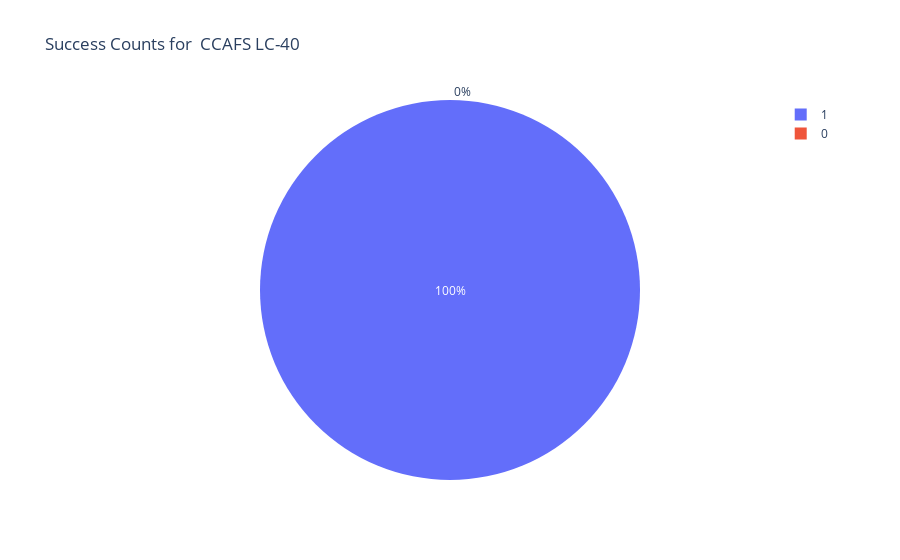

The cell this chart's notebook holds for it:
### Code cell
filtered_df = spacex_df[spacex_df['Launch Site'] == 'CCAFS LC-40']
fig = px.pie(filtered_df, values='class', names='class', title=f'Success Counts for  CCAFS LC-40')

# Display the figure
fig.show()
display(filtered_df)

### Figure 1 — Plotly figure (JSON) as saved in the notebook; plotly's stock layout.template omitted (floating-point values rounded to 4 significant figures)
{"data": [{"domain": {"x": [0, 1], "y": [0, 1]}, "hovertemplate": "class=%{value}<extra></extra>", "labels": [0, 0, 0, 0, 0, 0, 0, 0, 0, 0, 0, 0, 0, 0, 0, 0, 0, 1, 1, 0, 1, 1, 1, 0, 1, 1], "legendgroup": "", "name": "", "showlegend": true, "type": "pie", "values": [0, 0, 0, 0, 0, 0, 0, 0, 0, 0, 0, 0, 0, 0, 0, 0, 0, 1, 1, 0, 1, 1, 1, 0, 1, 1]}], "layout": {"autosize": true, "legend": {"tracegroupgap": 0}, "title": {"text": "Success Counts for  CCAFS LC-40"}}}
